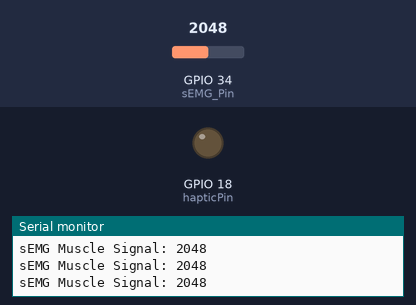
The sketch below on a simulated ESP32-C3. Parts: output pins drawn as LEDs (lit = HIGH), the last lines printed to the serial monitor. Inputs (shaded band) come from the test bench; at power-on: GPIO 34 (sEMG_Pin) = 2048.

Above: at 1.2 s.
1.3 s: GPIO 34 (sEMG_Pin) set to 2447
2.8 s: GPIO 34 (sEMG_Pin) set to 2556
At 3.6 s:
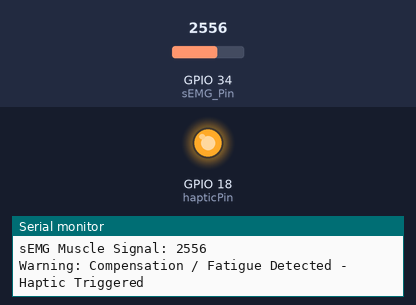
4.3 s: GPIO 34 (sEMG_Pin) set to 2460
At 5.1 s:
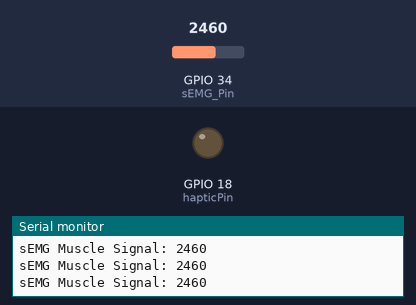
5.8 s: GPIO 34 (sEMG_Pin) set to 2540
At 6.6 s:
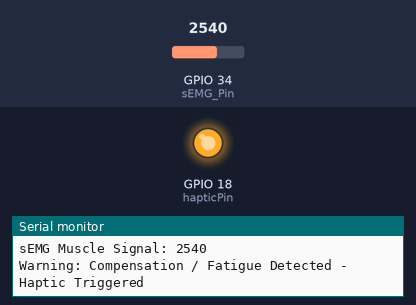
Timing chart, 0 to 8.3 s (numbered marks = the images above; inputs shaded):
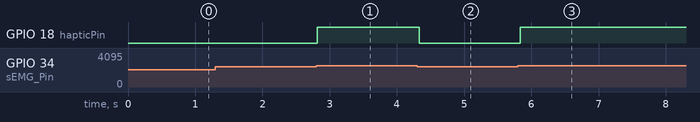

Measured:
- the behaviour switches between 2500 and 2501 on GPIO 34 (sEMG_Pin) (found by bisection; images 0 and 1)
- after the input at 2.8 s, GPIO 18 (hapticPin): LOW → HIGH at once
- after the input at 4.3 s, GPIO 18 (hapticPin): HIGH → LOW at once
- after the input at 5.8 s, GPIO 18 (hapticPin): LOW → HIGH at once

The sketch:

PostureGuard_Stage2.ino.ino
```cpp
/*
 * Project: PostureGuard 2.0 - Stage 2 Firmware
 * Description: Dual-MCU telemetry (ESP32 Master & ESP32-C3 Satellite),
 * MPU-6050 IMU tracking, MyoWare sEMG polling, and ESP-NOW haptic feedback.
 */

#include <WiFi.h>
#include <esp_now.h>
#include <Wire.h>

// Pin definitions
const int sEMG_Pin = 34;      // MyoWare sEMG analog envelope pin
const int hapticPin = 18;     // 2N2222 Transistor gate pin for 1027 vibration motor

void setup() {
  Serial.begin(115200);
  pinMode(hapticPin, OUTPUT);
  pinMode(sEMG_Pin, INPUT);

  // Initialize I2C for MPU-6050
  Wire.begin();

  // Initialize Wi-Fi in station mode for ESP-NOW
  WiFi.mode(WIFI_STA);
  if (esp_now_init() != ESP_OK) {
    Serial.println("ESP-NOW Initialization Failed");
    return;
  }

  Serial.println("PostureGuard 2.0 Firmware Initialized Successfully.");
}

void loop() {
  // Read sEMG muscle activation envelope
  int emgValue = analogRead(sEMG_Pin);

  // Print telemetry to Serial Monitor for debugging
  Serial.print("sEMG Muscle Signal: ");
  Serial.println(emgValue);

  // Threshold check for muscle fatigue / compensatory cheating
  if (emgValue > 2500) {
    digitalWrite(hapticPin, HIGH); // Trigger haptic warning motor (< 5ms response)
    Serial.println("Warning: Compensation / Fatigue Detected - Haptic Triggered");
  } else {
    digitalWrite(hapticPin, LOW);
  }

  delay(50); // 20Hz sampling loop
}
```
